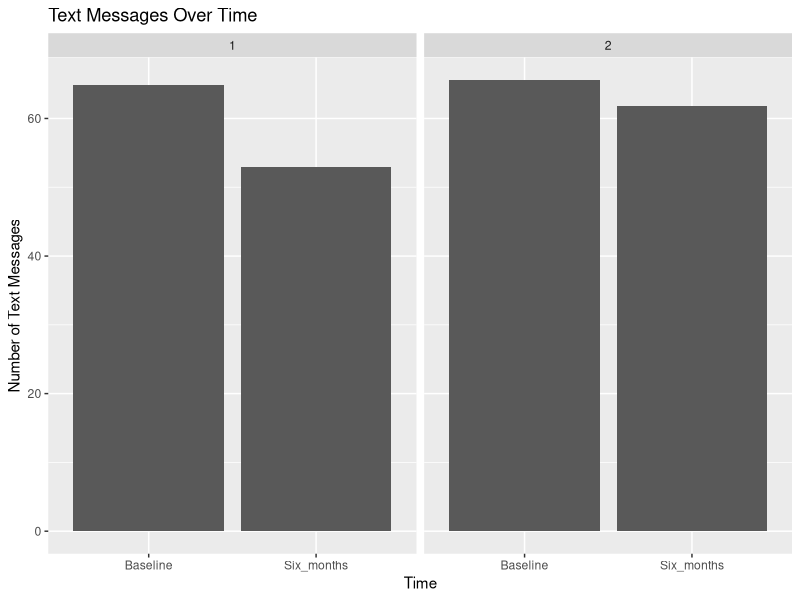

This figure's R source:
#Load libraries

library(readr)
library(tidyr)
library(ggplot2)

#Load Data

Data <- read_csv("TextMessages.csv")

#Change format

text_long <- pivot_longer(
  Data,
  cols = c(Baseline, Six_months),
  names_to = "Time",
  values_to = "TextMessages")

#Creating actual Bar Chart

ggplot(text_long, aes(x = Time, y = TextMessages)) +
  stat_summary(fun = mean, geom = "bar") +
  facet_wrap(~ Group) +
  labs(
    title = "Text Messages Over Time",
    x = "Time",
    y = "Number of Text Messages"
  )

# The bar chart compares the average number of text messages sent at baseline 
# and six months for each group. It shows that the average number of messages 
# decreased from baseline to six months, indicating a drop in message activity 
# over time across both groups.
